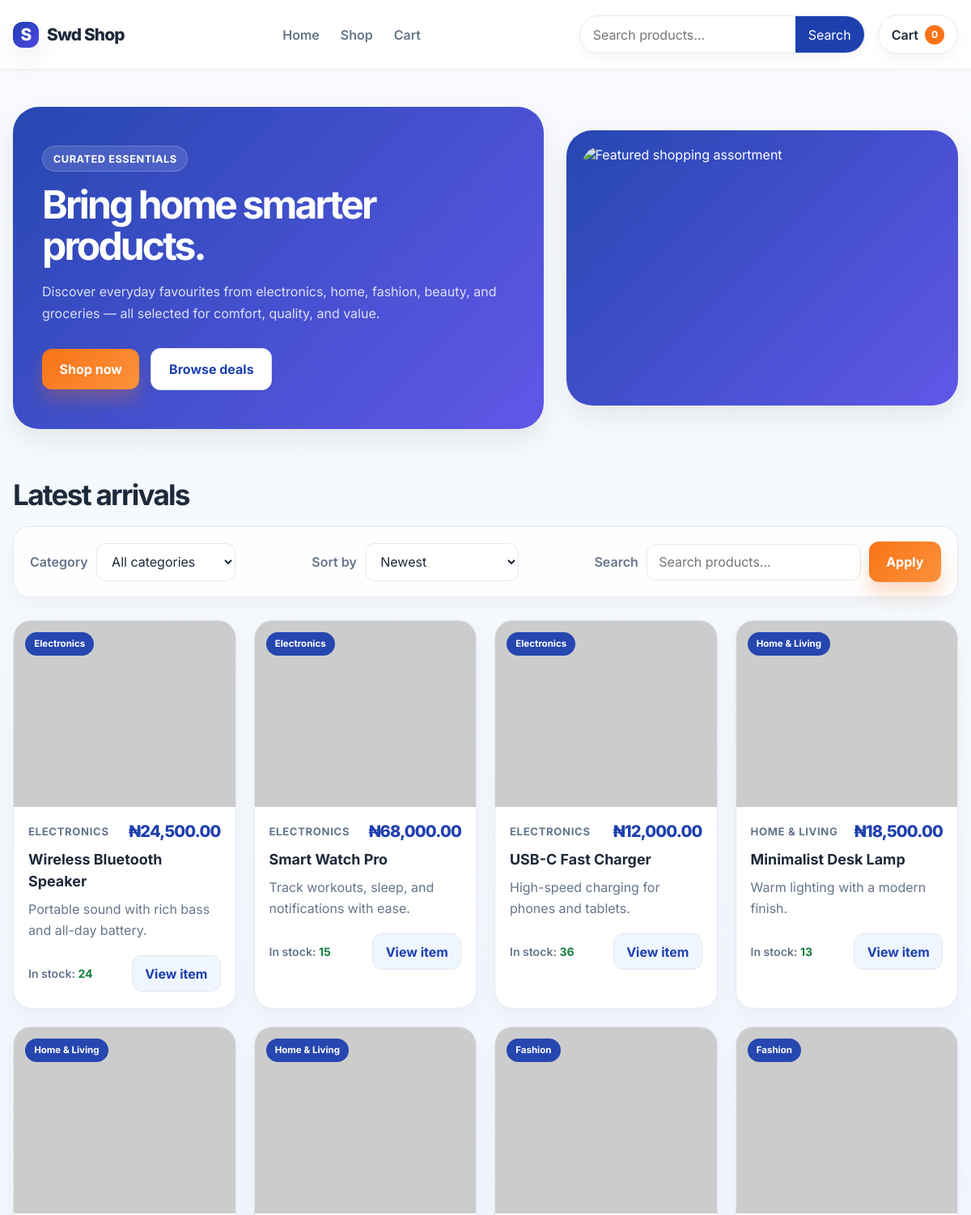
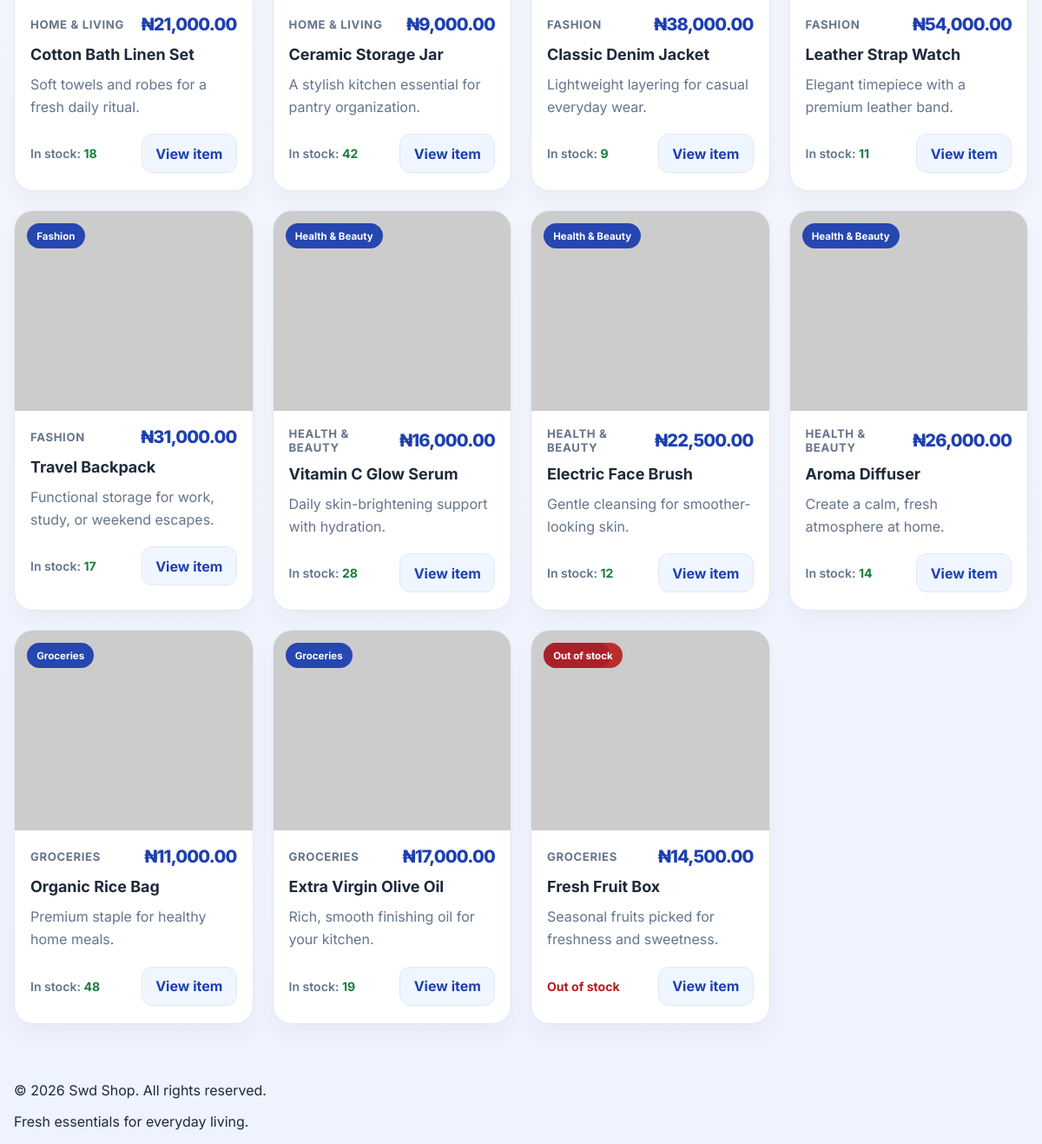
The page / on the database its author committed (2 pictures, top to bottom).
### tables this page shows
CREATE TABLE IF NOT EXISTS products (
    id INT UNSIGNED AUTO_INCREMENT PRIMARY KEY,
    category_id INT UNSIGNED NOT NULL,
    slug VARCHAR(150) NOT NULL UNIQUE,
    name VARCHAR(150) NOT NULL,
    short_description VARCHAR(255) NOT NULL,
    description TEXT NOT NULL,
    price DECIMAL(10,2) NOT NULL,
    stock INT NOT NULL DEFAULT 0,
    image_url VARCHAR(255) NOT NULL,
    is_active TINYINT(1) NOT NULL DEFAULT 1,
    created_at TIMESTAMP DEFAULT CURRENT_TIMESTAMP,
    CONSTRAINT fk_products_category FOREIGN KEY (category_id) REFERENCES categories(id)
);

CREATE TABLE IF NOT EXISTS categories (
    id INT UNSIGNED AUTO_INCREMENT PRIMARY KEY,
    name VARCHAR(100) NOT NULL,
    slug VARCHAR(100) NOT NULL UNIQUE,
    created_at TIMESTAMP DEFAULT CURRENT_TIMESTAMP
);

### app/bootstrap.php (called while the page is built, shortened)
<?php
function e(mixed $value): string
{
    return htmlspecialchars((string) $value, ENT_QUOTES, 'UTF-8');
}
function money(float $amount): string
{
    return '₦' . number_format($amount, 2);
}
require_once __DIR__ . '/cart.php';

### app/cart.php (called while the page is built, shortened)
<?php
function cart_count(): int
{
    $count = 0;
    return $count;
}

### index.php (the view, shortened to what this page needs)
<?php
require __DIR__ . '/app/bootstrap.php';
$categorySlug = trim((string) ($_GET['category'] ?? ''));
$searchTerm = trim((string) ($_GET['q'] ?? ''));
$sort = $_GET['sort'] ?? 'newest';
$pdo = getDatabase();
$sql = 'SELECT p.*, c.name AS category_name, c.slug AS category_slug
        FROM products p
        INNER JOIN categories c ON c.id = p.category_id
        WHERE p.is_active = 1';
$sql .= ' ORDER BY p.created_at DESC';
switch ($sort) {
    case 'newest':
    default:
        $sql = preg_replace('/ORDER BY p\.created_at DESC$/', 'ORDER BY p.created_at DESC', $sql) ?? $sql;
        break;
}
$stmt = $pdo->prepare($sql);
$stmt->execute();
$products = $stmt->fetchAll();
include __DIR__ . '/partials/header.php';
?>
<section class="container hero" aria-label="Featured banner">
    <div class="hero-copy">
        <span class="hero-kicker">Curated essentials</span>
        <h1>Bring home smarter products.</h1>
        <p>Discover everyday favourites from electronics, home, fashion, beauty, and groceries — all selected for comfort, quality, and value.</p>
        <div class="hero-actions">
            <a href="#products" class="button-primary">Shop now</a>
            <a href="<?= APP_URL ?>/index.php?category=groceries" class="button-secondary">Browse deals</a>
        </div>
    </div>
    <div class="hero-card">
        <img class="hero-image" src="https://images.unsplash.com/photo-1523275335684-37898b6baf30?auto=format&fit=crop&w=900&q=80" alt="Featured shopping assortment">
    </div>
</section>
<section class="container" id="products">
    <div class="section-head">
        <h2>Latest arrivals</h2>
    </div>
    <div class="filter-bar">
        <div class="filter-group">
            <label for="categoryFilter">Category</label>
            <select id="categoryFilter" onchange="window.location='<?= APP_URL ?>/index.php?<?= $searchTerm !== '' ? 'q=' . urlencode($searchTerm) . '&' : '' ?>sort=<?= urlencode($sort) ?>&category=' + this.value">
                <option value="">All categories</option>
            </select>
        </div>
        <div class="filter-group">
            <label for="sortFilter">Sort by</label>
            <select id="sortFilter" onchange="window.location='<?= APP_URL ?>/index.php?<?= $categorySlug !== '' ? 'category=' . urlencode($categorySlug) . '&' : '' ?><?= $searchTerm !== '' ? 'q=' . urlencode($searchTerm) . '&' : '' ?>sort=' + this.value">
                <option value="newest" <?= $sort === 'newest' ? 'selected' : '' ?>>Newest</option>
            </select>
        </div>
        <form method="GET" class="filter-group" action="<?= APP_URL ?>/index.php">
            <label for="searchInput">Search</label>
            <input id="searchInput" type="search" name="q" value="<?= e($searchTerm) ?>" placeholder="Search products...">
            <button class="button-primary" type="submit">Apply</button>
        </form>
    </div>
    <?php if ($products): ?>
        <div class="products-grid">
            <?php foreach ($products as $product): ?>
                <article class="product-card">
                    <div class="product-image-wrap">
                        <img class="product-image" src="<?= e($product['image_url']) ?>" alt="<?= e($product['name']) ?>">
                        <span class="product-badge category"><?= e($product['category_name']) ?></span>
                        <?php if ((int) $product['stock'] <= 0): ?>
                            <span class="product-badge out">Out of stock</span>
                        <?php endif; ?>
                    </div>
                    <div class="product-body">
                        <div class="product-meta">
                            <span class="product-category"><?= e($product['category_name']) ?></span>
                            <span class="product-price"><?= money((float) $product['price']) ?></span>
                        </div>
                        <h3><?= e($product['name']) ?></h3>
                        <p><?= e($product['short_description']) ?></p>
                        <div class="product-actions">
                            <div class="product-stock">
                                <?php if ((int) $product['stock'] > 0): ?>
                                    In stock: <strong><?= (int) $product['stock'] ?></strong>
                                <?php else: ?>
                                    <span style="color: var(--danger); font-weight: 700;">Out of stock</span>
                                <?php endif; ?>
                            </div>
                            <a class="product-link" href="<?= APP_URL ?>/product.php?slug=<?= urlencode((string) $product['slug']) ?>">View item</a>
                        </div>
                    </div>
                </article>
            <?php endforeach; ?>
        </div>
    <?php endif; ?>
</section>
<?php include __DIR__ . '/partials/footer.php'; ?>

### partials/header.php (shortened to what this page needs)
<?php
$brandName = 'Swd Shop';
?>
<!DOCTYPE html>
<html lang="en">
<head>
    <link rel="stylesheet" href="<?= APP_URL ?>/assets/styles.css">
</head>
<body>
    <header class="site-header">
        <div class="container header-inner">
            <a href="<?= APP_URL ?>/index.php" class="brand">
                <span class="brand-mark">S</span>
                <span><?= e($brandName) ?></span>
            </a>
            <nav class="main-nav" aria-label="Main navigation">
                <a href="<?= APP_URL ?>/index.php">Home</a>
                <a href="<?= APP_URL ?>/index.php#products">Shop</a>
                <a href="<?= APP_URL ?>/cart.php">Cart</a>
            </nav>
            <div class="header-actions">
                <form method="GET" action="<?= APP_URL ?>/index.php" class="mini-search">
                    <input type="search" name="q" value="<?= isset($_GET['q']) ? e($_GET['q']) : '' ?>" placeholder="Search products...">
                    <button type="submit">Search</button>
                </form>
                <a href="<?= APP_URL ?>/cart.php" class="cart-button" aria-label="Cart">
                    <span>Cart</span>
                    <span class="cart-badge"><?= cart_count() ?></span>
                </a>
            </div>
        </div>
    </header>
    <main class="site-main">

### partials/footer.php
    </main>
    <footer class="site-footer">
        <div class="container footer-inner">
            <p>© <?= date('Y') ?> Swd Shop. All rights reserved.</p>
            <p>Fresh essentials for everyday living.</p>
        </div>
    </footer>
</body>
</html>

### rows shown on the page
products: category.name "Electronics", category.name "ELECTRONICS", price "₦24,500.00", name "Wireless Bluetooth Speaker", short_description "Portable sound with rich bass and all-day battery.", stock "24"
products: category.name "Electronics", category.name "ELECTRONICS", price "₦68,000.00", name "Smart Watch Pro", short_description "Track workouts, sleep, and notifications with ease.", stock "15"
products: category.name "Electronics", category.name "ELECTRONICS", price "₦12,000.00", name "USB-C Fast Charger", short_description "High-speed charging for phones and tablets.", stock "36"
products: category.name "Home & Living", category.name "HOME & LIVING", price "₦18,500.00", name "Minimalist Desk Lamp", short_description "Warm lighting with a modern finish.", stock "13"
products: category.name "Home & Living", category.name "HOME & LIVING", price "₦21,000.00", name "Cotton Bath Linen Set", short_description "Soft towels and robes for a fresh daily ritual.", stock "18"
products: category.name "Home & Living", category.name "HOME & LIVING", price "₦9,000.00", name "Ceramic Storage Jar", short_description "A stylish kitchen essential for pantry organization.", stock "42"
products: category.name "Fashion", category.name "FASHION", price "₦38,000.00", name "Classic Denim Jacket", short_description "Lightweight layering for casual everyday wear.", stock "9"
products: category.name "Fashion", category.name "FASHION", price "₦54,000.00", name "Leather Strap Watch", short_description "Elegant timepiece with a premium leather band.", stock "11"
products: category.name "Fashion", category.name "FASHION", price "₦31,000.00", name "Travel Backpack", short_description "Functional storage for work, study, or weekend escapes.", stock "17"
products: category.name "Health & Beauty", category.name "HEALTH & BEAUTY", price "₦16,000.00", name "Vitamin C Glow Serum", short_description "Daily skin-brightening support with hydration.", stock "28"
products: category.name "Health & Beauty", category.name "HEALTH & BEAUTY", price "₦22,500.00", name "Electric Face Brush", short_description "Gentle cleansing for smoother-looking skin.", stock "12"
products: category.name "Health & Beauty", category.name "HEALTH & BEAUTY", price "₦26,000.00", name "Aroma Diffuser", short_description "Create a calm, fresh atmosphere at home.", stock "14"
products: category.name "Groceries", category.name "GROCERIES", price "₦11,000.00", name "Organic Rice Bag", short_description "Premium staple for healthy home meals.", stock "48"
products: category.name "Groceries", category.name "GROCERIES", price "₦17,000.00", name "Extra Virgin Olive Oil", short_description "Rich, smooth finishing oil for your kitchen.", stock "19"
products: stock "Out of stock", category.name "GROCERIES", price "₦14,500.00", name "Fresh Fruit Box", short_description "Seasonal fruits picked for freshness and sweetness."

### other values the page prints
$brandName "Swd Shop"
cart_count() "0"
